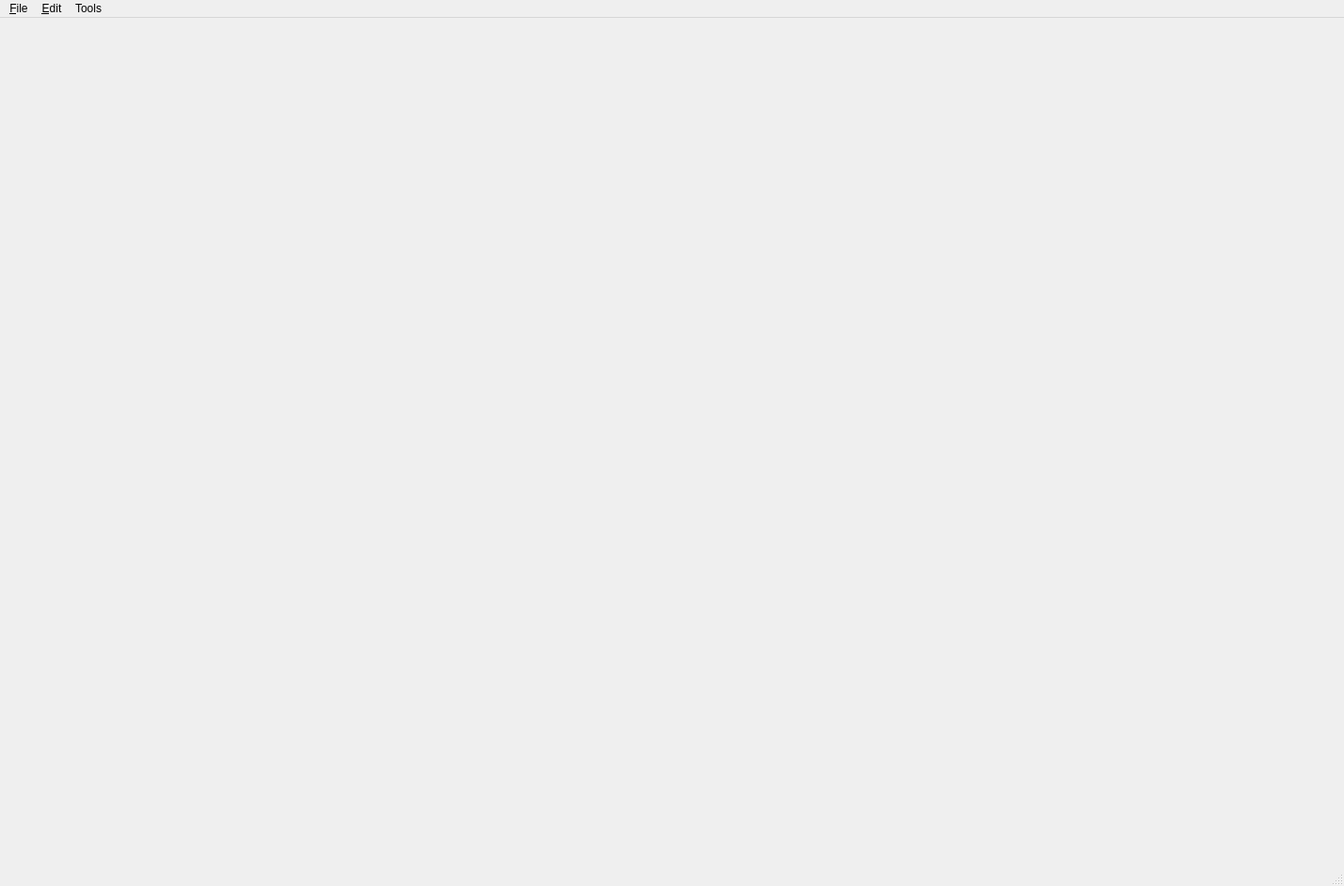
<?xml version="1.0" encoding="UTF-8"?>
<ui version="4.0">
 <class>MainWindow</class>
 <widget class="QMainWindow" name="MainWindow">
  <property name="geometry">
   <rect>
    <x>0</x>
    <y>0</y>
    <width>1429</width>
    <height>942</height>
   </rect>
  </property>
  <property name="windowTitle">
   <string>MainWindow</string>
  </property>
  <widget class="QWidget" name="centralwidget">
   <layout class="QGridLayout" name="gridLayout">
    <item row="0" column="0">
     <layout class="QVBoxLayout" name="VulkanLayout">
      <property name="spacing">
       <number>6</number>
      </property>
      <property name="topMargin">
       <number>25</number>
      </property>
     </layout>
    </item>
   </layout>
  </widget>
  <widget class="QMenuBar" name="menubar">
   <property name="geometry">
    <rect>
     <x>0</x>
     <y>0</y>
     <width>1429</width>
     <height>25</height>
    </rect>
   </property>
   <widget class="QMenu" name="menuFile">
    <property name="title">
     <string>&amp;File</string>
    </property>
    <addaction name="action_Open"/>
    <addaction name="action_Quit"/>
    <addaction name="action_NewScene"/>
    <addaction name="action_SaveScene"/>
    <addaction name="action_SaveSceneAs"/>
    <addaction name="action_LoadScene"/>
   </widget>
   <widget class="QMenu" name="menuEdit">
    <property name="title">
     <string>&amp;Edit</string>
    </property>
    <addaction name="actionSomething"/>
   </widget>
   <widget class="QMenu" name="menuTools">
    <property name="title">
     <string>Tools</string>
    </property>
    <addaction name="actionLogger"/>
   </widget>
   <addaction name="menuFile"/>
   <addaction name="menuEdit"/>
   <addaction name="menuTools"/>
  </widget>
  <widget class="QStatusBar" name="statusbar">
   <property name="enabled">
    <bool>false</bool>
   </property>
   <property name="sizeGripEnabled">
    <bool>true</bool>
   </property>
  </widget>
  <action name="action_Open">
   <property name="text">
    <string>&amp;Open</string>
   </property>
   <property name="toolTip">
    <string>Open scene</string>
   </property>
  </action>
  <action name="action_Quit">
   <property name="enabled">
    <bool>true</bool>
   </property>
   <property name="icon">
    <iconset theme="QIcon::ThemeIcon::WindowClose"/>
   </property>
   <property name="text">
    <string>&amp;Quit</string>
   </property>
   <property name="toolTip">
    <string>Quit the application</string>
   </property>
  </action>
  <action name="actionSomething">
   <property name="text">
    <string>Something</string>
   </property>
  </action>
  <action name="actionLogger">
   <property name="text">
    <string>Logger</string>
   </property>
  </action>
  <action name="action_NewScene">
   <property name="text">
    <string>New Scene</string>
   </property>
  </action>
  <action name="action_SaveScene">
   <property name="text">
    <string>Save Scene</string>
   </property>
   <property name="shortcut">
    <string>Ctrl+S</string>
   </property>
  </action>
  <action name="action_SaveSceneAs">
   <property name="text">
    <string>Save Scene As</string>
   </property>
   <property name="shortcut">
    <string>Ctrl+Shift+S</string>
   </property>
  </action>
  <action name="action_LoadScene">
   <property name="text">
    <string>Load Scene</string>
   </property>
   <property name="shortcut">
    <string>Ctrl+O</string>
   </property>
  </action>
 </widget>
 <resources/>
 <connections/>
</ui>
